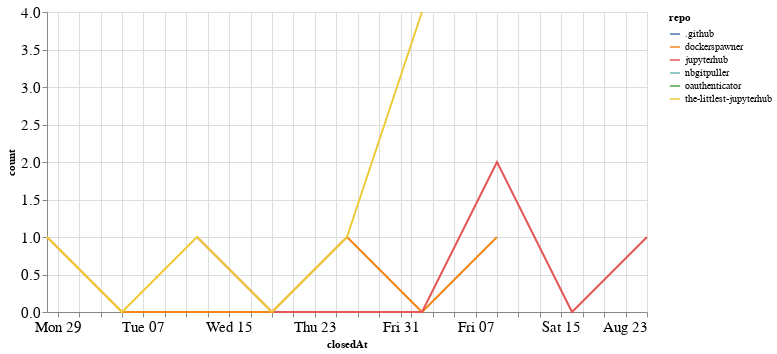

The code cell stored with this chart in its notebook:
### Code cell
closed_by_time = closed_by.groupby('repo').resample('W', on='closedAt').count()['author'].reset_index()
closed_by_time = closed_by_time.rename(columns={'author': 'count'})

alt.Chart(closed_by_time, width=600).mark_line().encode(
    x='closedAt',
    y='count',
    color='repo',
    tooltip="repo"
)

### Figure 1 — Vega-Lite specification as saved in the notebook (floating-point values rounded to 4 significant figures)
{"config": {"axisLeft": {"labelFontSize": 15}, "axisBottom": {"labelFontSize": 15}}, "data": {"name": "data-456c1cd836ebb39dcd8fb23b991b249c"}, "mark": "line", "encoding": {"color": {"type": "nominal", "field": "repo"}, "tooltip": {"type": "nominal", "field": "repo"}, "x": {"type": "temporal", "field": "closedAt"}, "y": {"type": "quantitative", "field": "count"}}, "width": 600, "$schema": "https://vega.github.io/schema/vega-lite/v4.8.1.json", "datasets": {"data-456c1cd836ebb39dcd8fb23b991b249c": [{"repo": ".github", "closedAt": "2020-08-02T00:00:00", "count": 1}, {"repo": "dockerspawner", "closedAt": "2020-06-28T00:00:00", "count": 1}, {"repo": "dockerspawner", "closedAt": "2020-07-05T00:00:00", "count": 0}, {"repo": "dockerspawner", "closedAt": "2020-07-12T00:00:00", "count": 0}, {"repo": "dockerspawner", "closedAt": "2020-07-19T00:00:00", "count": 0}, {"repo": "dockerspawner", "closedAt": "2020-07-26T00:00:00", "count": 1}, {"repo": "dockerspawner", "closedAt": "2020-08-02T00:00:00", "count": 0}, {"repo": "dockerspawner", "closedAt": "2020-08-09T00:00:00", "count": 1}, {"repo": "jupyterhub", "closedAt": "2020-07-12T00:00:00", "count": 1}, {"repo": "jupyterhub", "closedAt": "2020-07-19T00:00:00", "count": 0}, {"repo": "jupyterhub", "closedAt": "2020-07-26T00:00:00", "count": 0}, {"repo": "jupyterhub", "closedAt": "2020-08-02T00:00:00", "count": 0}, {"repo": "jupyterhub", "closedAt": "2020-08-09T00:00:00", "count": 2}, {"repo": "jupyterhub", "closedAt": "2020-08-16T00:00:00", "count": 0}, {"repo": "jupyterhub", "closedAt": "2020-08-23T00:00:00", "count": 1}, {"repo": "nbgitpuller", "closedAt": "2020-07-19T00:00:00", "count": 1}, {"repo": "oauthenticator", "closedAt": "2020-08-02T00:00:00", "count": 1}, {"repo": "the-littlest-jupyterhub", "closedAt": "2020-06-28T00:00:00", "count": 1}, {"repo": "the-littlest-jupyterhub", "closedAt": "2020-07-05T00:00:00", "count": 0}, {"repo": "the-littlest-jupyterhub", "closedAt": "2020-07-12T00:00:00", "count": 1}, {"repo": "the-littlest-jupyterhub", "closedAt": "2020-07-19T00:00:00", "count": 0}, {"repo": "the-littlest-jupyterhub", "closedAt": "2020-07-26T00:00:00", "count": 1}, {"repo": "the-littlest-jupyterhub", "closedAt": "2020-08-02T00:00:00", "count": 4}]}}
